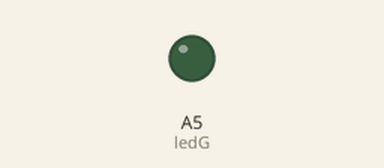
Recording of a sketch running on a simulated Arduino Nano, built with avr-gcc and run on an emulated ATmega328P. Parts: output pins drawn as LEDs (lit = HIGH).

Above: at 1.5 s.
At 4.5 s:
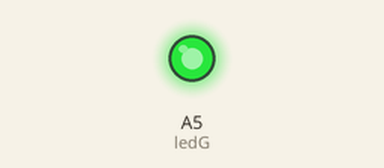
Timing chart, 0 to 10.4 s (numbered marks = the images above):
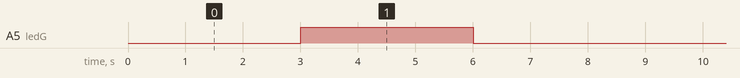

Measured:
- by itself, A5 (ledG): alternates HIGH for 3.0 s and LOW for 5.0 s

The sketch:

semaforo.ino
```cpp
//mapeamento de pinos
#define ledG A5   // Pino do LED verde
#define ledY A6   // Pino do LED amarelo
#define ledR A7   // Pino do LED vermelho

void setup() {
   // Configura o pino do LED como saída
  pinMode(ledG, OUTPUT);
  pinMode(ledY, OUTPUT);
  pinMode(ledR, OUTPUT);
}

void loop() {
  digitalWrite(ledR, HIGH);
  delay(3000);
  digitalWrite(ledR, LOW);
  digitalWrite(ledG, HIGH);
  delay(3000);
  digitalWrite(ledG, LOW);
  digitalWrite(ledY, HIGH);
  delay(2000);
  digitalWrite(ledY, LOW);
}
```
